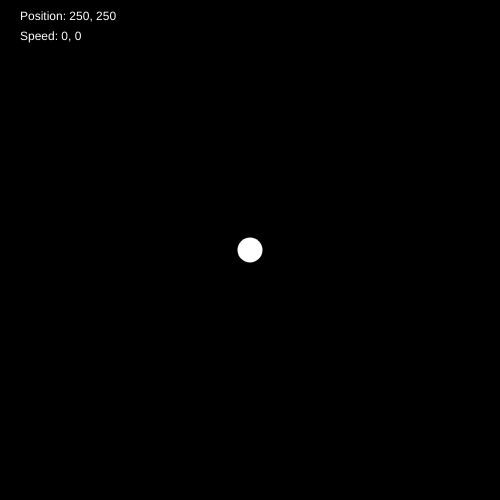
Frame 1 (no input)
Frame 60 (no input): identical to frame 1, image omitted
Frame 120 (the mouse pressed at the canvas centre since frame 60): identical to frame 1, image omitted

The p5.js sketch that drew this single still picture (run headless with seeded random() and noise() and a simulated clock; from frame 60 on, the mouse is pressed at the canvas centre):

// p5.js sketch
// ── sketch.js
// character position
let xPos, yPos;

// character speed
let xSpeed, ySpeed;

// acceleration value (something VERY small)
let accel = 0.1;

function setup() {
  createCanvas(500, 500);

  // default position to the middle of the screen
  xPos = 250;
  yPos = 250;

  // default speed to 0
  xSpeed = 0;
  ySpeed = 0;

  fill(255);
  noStroke();
}

function draw() {
  background(0);

  text("Position: " + round(xPos * 100) / 100 + ", " + round(yPos * 100) / 100, 20, 20);
  text("Speed: " + round(xSpeed * 100) / 100 + ", " + round(ySpeed * 100) / 100, 20, 40);

  // move left?
  if (keyIsDown(LEFT_ARROW)) {
    // subtract from character's xSpeed
    xSpeed -= accel;
  }
  // move right?
  if (keyIsDown(RIGHT_ARROW)) {
    // add to character's xSpeed
    xSpeed += accel;
  }
  // move up?
  if (keyIsDown(UP_ARROW)) {
    // subtract from character's ySpeed
    ySpeed -= accel;
  }
  if (keyIsDown(DOWN_ARROW)) {
    // add to character's ySpeed
    ySpeed += accel;
  }

  // now move the character based on its speed
  xPos += xSpeed;
  yPos += ySpeed;

  // speed limit!  prevent the user from moving too fast
  xSpeed = constrain(xSpeed, -5, 5);
  ySpeed = constrain(ySpeed, -5, 5);

  // wrap around logic
  if (xPos > width) {
    xPos = 0;
  }
  if (xPos < 0) {
    xPos = width;
  }
  if (yPos > height) {
    yPos = 0;
  }
  if (yPos < 0) {
    yPos = height;
  }

  // draw the character
  ellipse(xPos, yPos, 25, 25);
}
